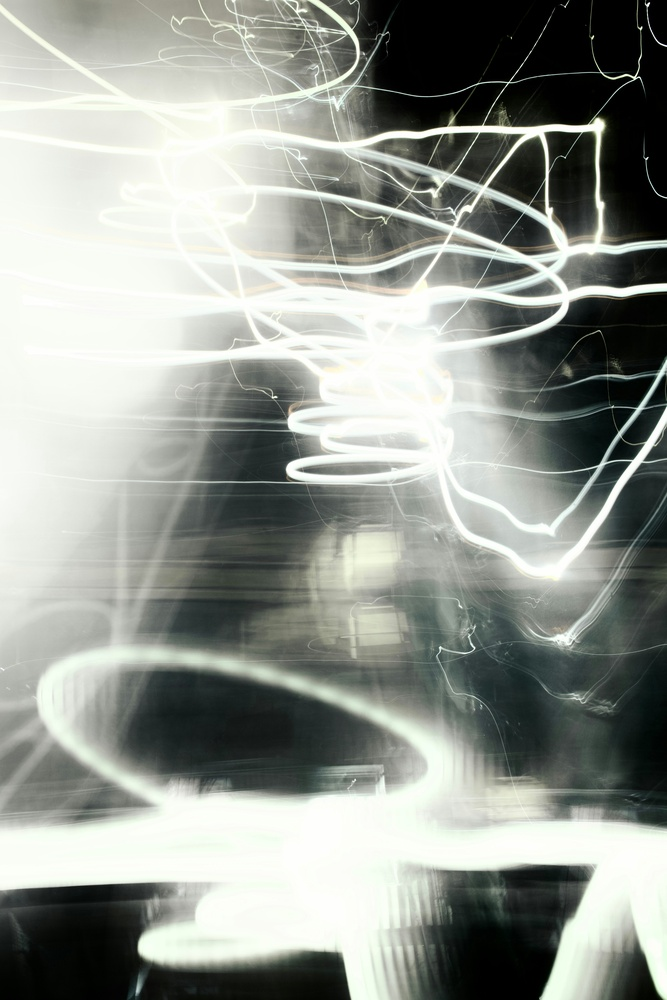
#> input picture ft_py/sampleImage.jpg, 667 x 1000 px, shrunk from 4480 x 6720 before the run
$ python ftransform.py
#> lines starting #> are read from the running program, lines starting #| are printed output that depends on the picture
import cv2
import numpy as np
import matplotlib.pyplot as plt

image = cv2.imread("sampleImage.jpg", cv2.IMREAD_GRAYSCALE)
#> image: shape (1000, 667); min 0, max 255, mean 149.6

if image is None:
    print("Error in loading the image.")
    exit()

floatImage = np.float32(image)

transformedImage = np.fft.fft2(floatImage)

shiftedTransform = np.fft.fftshift(transformedImage)

magnitudeSpectrum = np.log(np.abs(shiftedTransform))
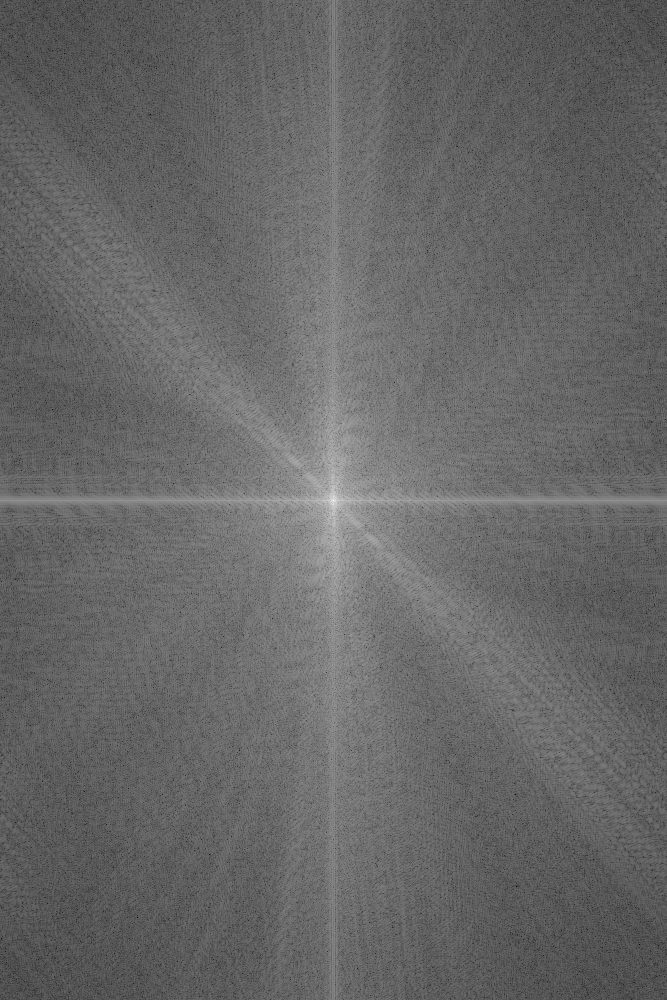
#> magnitudeSpectrum: shape (1000, 667) float64; min 1.41, max 18.42, mean 8.3; drawn with min black and max white

plt.imshow(magnitudeSpectrum)
plt.title("Magnitude spectrum")
plt.show()
